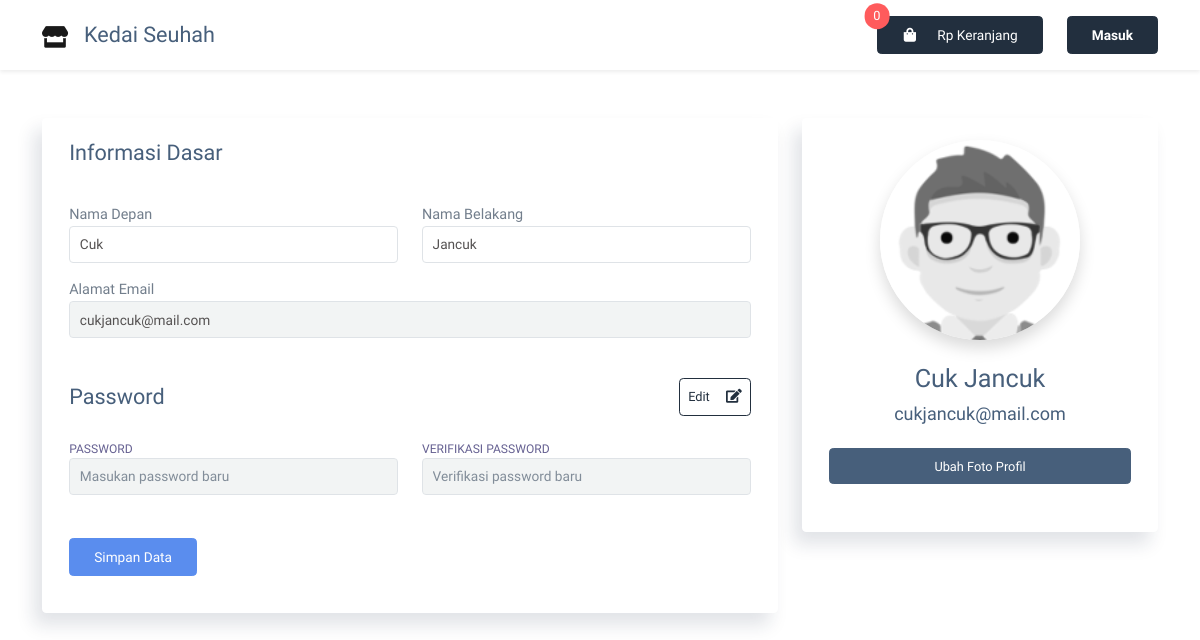
Page /index.php/home/profil on the earlier database version.
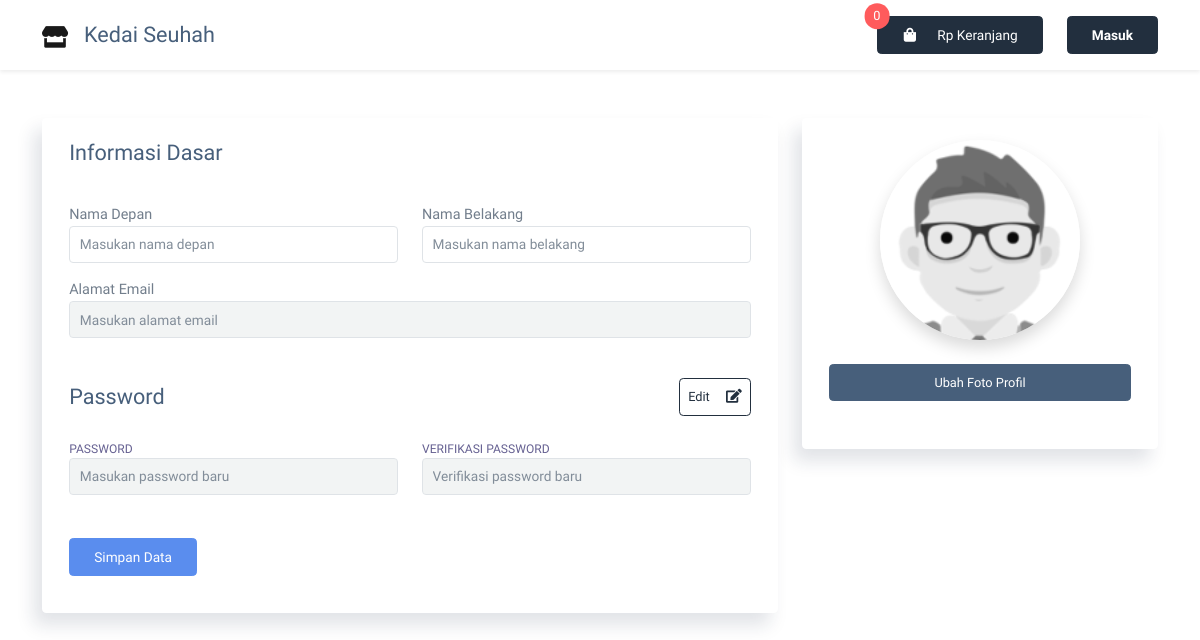
Same page on the later database version.
### tables this page shows
CREATE TABLE `users` (
  `id_user` int(11) NOT NULL,
  `nama_depan` varchar(32) NOT NULL,
  `nama_belakang` varchar(32) NOT NULL,
  `email` varchar(128) NOT NULL,
  `pass` varchar(128) NOT NULL,
  `foto` varchar(128) DEFAULT NULL,
  `role` int(11) NOT NULL,
  `tgl_edit` varchar(128) DEFAULT NULL,
  `tgl_buat` varchar(128) DEFAULT NULL
);

### application/controllers/Home.php (called while the page is built, shortened)
<?php
class Home extends CI_Controller
{
    public function profil()
    {
        $meta = array(
            'title' => 'Home',
            'user' => $this->AdminModel->get_user($this->session->iduser)->row(),
        );
        if (isset($_POST))
        {
            $this->form_validation->set_rules('namaDepan', 'Nama Depan', 'required|trim');
            $this->form_validation->set_rules('namaBelakang', 'Nama Belakang', 'required|trim');
            $this->form_validation->set_error_delimiters('<div id="liveToast" class="toast hide mb-3" role="alert" aria-live="assertive" aria-atomic="true"><div class="toast-header bg-info text-white"><strong class="me-auto">Notifikasi</strong><button type="button" class="btn-close" data-bs-dismiss="toast" aria-label="Close"></button></div><div class="toast-body">', '</div></div>');
            $this->form_validation->set_message('required', '{field} tidak boleh kosong!');
            $this->form_validation->set_message('matches', 'Password tidak sama!');
            if ($this->form_validation->run() === FALSE)
            {
                $this->load->view('home/template/header', $meta);
                $this->load->view('home/template/navbar');
                $this->load->view('home/profil', $meta);
                $this->load->view('home/template/cart');
                $this->load->view('home/template/footer');
            }
        }
        else
        {
            $this->load->view('home/template/header', $meta);
            $this->load->view('home/template/navbar');
            $this->load->view('home/profil', $meta);
            $this->load->view('home/template/cart');
            $this->load->view('home/template/footer');
        }
    }
}

### index.php (called while the page is built, shortened)
<?php
require_once BASEPATH.'core/CodeIgniter.php';

### application/models/AdminModel.php (called while the page is built, shortened)
<?php
class AdminModel extends CI_Model
{
    public function get_user($id = null)
    {
        if ($id == null)
        {
            $this->db->join('role', 'users.role=role.id_role', 'inner');
            $this->db->select('*, role.nama as role');
            $this->db->order_by('tgl_buat', 'DESC');
            return $this->db->get('users');
        }
        else
        {
            $this->db->join('role', 'users.role=role.id_role', 'inner');
            $this->db->select('*, role.nama as role');
            $this->db->order_by('tgl_buat', 'DESC');
            $this->db->where('id_user', $id);
            return $this->db->get('users');
        }
    }
}

### application/views/home/profil.php (the view, shortened to what the changed rows need)
<div class="main-content container fluid">
    <div class="row pt-5">
        <div class="col-md-8 col-xl-8">
            <div class="card card-border bg-white border-light shadow-md mb-4">
                <div class="card-body">
                    <form action="<?= base_url('home/profil') ?>" method="POST">
                        <div class="row">
                            <div class="col-md-6 mb-3">
                                <div>
                                    <label for="first_name">Nama Depan</label>
                                    <input class="form-control" name="namaDepan" type="text" placeholder="Masukan nama depan" value="<?= $user->nama_depan ?>">
                                </div>
                            </div>
                            <div class="col-md-6 mb-3">
                                <div>
                                    <label for="last_name">Nama Belakang</label>
                                    <input class="form-control" name="namaBelakang" type="text" placeholder="Masukan nama belakang" value="<?= $user->nama_belakang ?>">
                                </div>
                            </div>
                        </div>
                        <div class="row align-items-center">
                            <div class="col-md-12 mb-3">
                                <label for="birthday">Alamat Email</label>
                                <input name="email" class="form-control" placeholder="Masukan alamat email" value="<?= $user->email ?>" disabled>
                            </div>
                        </div>
                    </form>
                </div>
            </div>
        </div>
        <div class="col-md-4 col-xl-4">
            <div class="row">
                <div class="col-12">
                    <div class="card border-light text-center p-0">
                        <div class="card-body pb-5">
                            <div class="fotouser mb-4">
                            <?php if($user->foto == null ) :?>
                                <img id="item-img-output" class="gambar rounded-circle img-fluid shadow" src="<?= base_url("assets/uploads/users/default.png") ?>">
                            <?php else: ?>
                                <img id="item-img-output" class="gambar rounded-circle img-fluid shadow" src="<?= base_url("assets/uploads/users/{$user->foto}") ?>">
                            <?php endif;?>
                            </div>
                            <h4 class="h3">
                                <?= $user->nama_depan ?> <?= $user->nama_belakang ?>
                            </h4>
                            <h5 class="font-weight-normal mb-4">
                                <?= $user->email ?>
                            </h5>
                            <a id="uploadpreview" class=" btn btn-sm btn-secondary btn-block" href="javascript:void(0)">Ubah Foto Profil</a>
                        </div>
                    </div>
                </div>
            </div>
        </div>
    </div>
</div>

Differences in the rows shown:
removed users: namaDepan "Cuk", namaBelakang "Jancuk", email "cukjancuk@mail.com", nama_depan "Cuk", nama_belakang "Jancuk"
